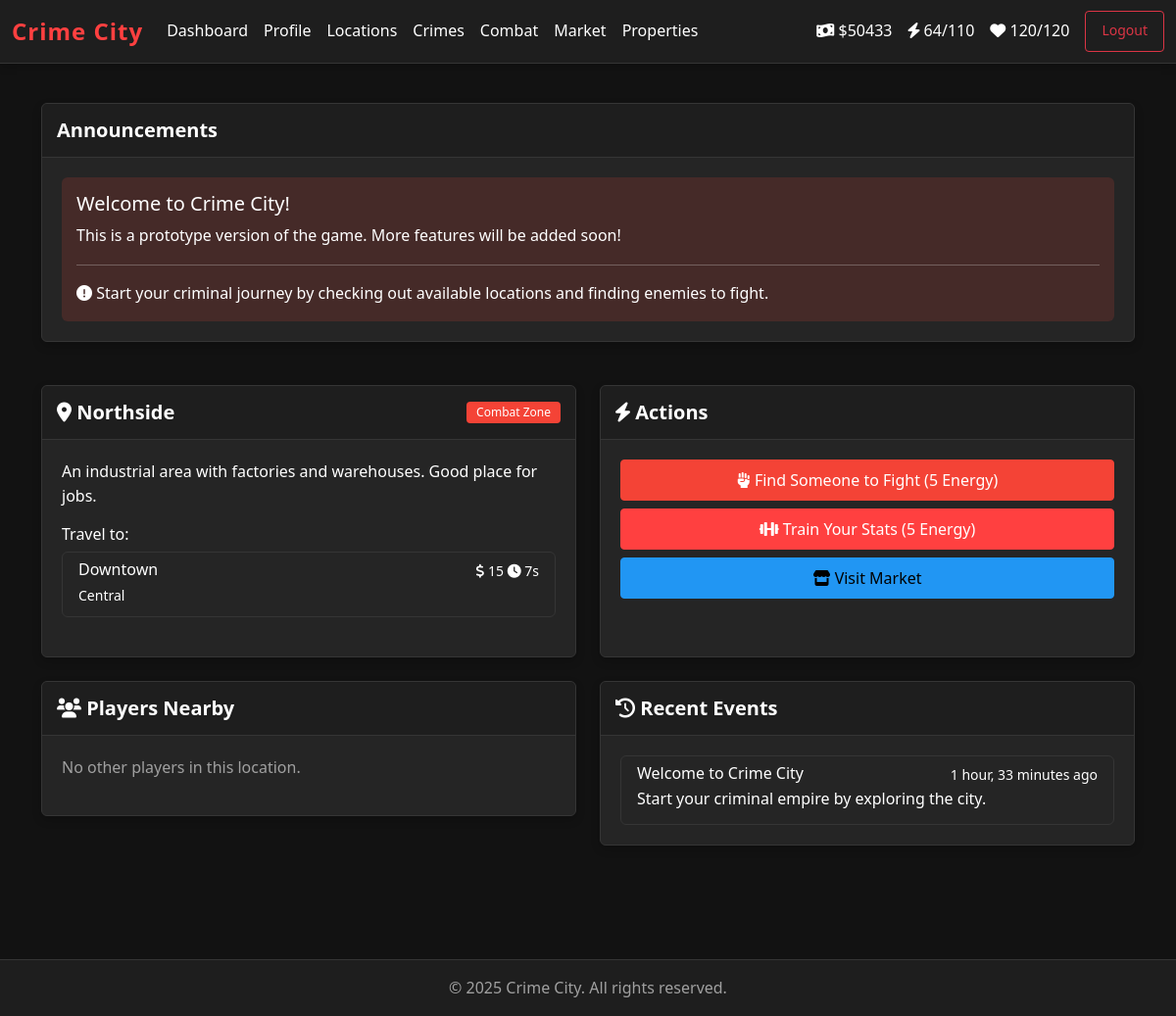
The app's page / (signed in) with its own data.
### game/models/player.py (models this page shows, shortened)
class Player(models.Model):
    user = models.OneToOneField(User, on_delete=models.CASCADE, related_name='player')
    nickname = models.CharField(max_length=50, unique=True)
    level = models.PositiveIntegerField(default=1)
    experience = models.PositiveIntegerField(default=0)
    cash = models.BigIntegerField(default=1000)
    bank_balance = models.BigIntegerField(default=0)
    strength = models.PositiveIntegerField(default=10)
    defense = models.PositiveIntegerField(default=10)
    speed = models.PositiveIntegerField(default=10)
    dexterity = models.PositiveIntegerField(default=10)
    intelligence = models.PositiveIntegerField(default=10)
    energy = models.PositiveIntegerField(default=100)
    max_energy = models.PositiveIntegerField(default=100)
    health = models.PositiveIntegerField(default=100)
    max_health = models.PositiveIntegerField(default=100)
    current_location = models.ForeignKey(
        'Location',
        on_delete=models.SET_NULL,
        null=True,
        related_name='players_present'
    )
    is_in_hospital = models.BooleanField(default=False)
    hospital_release_time = models.DateTimeField(null=True, blank=True)
    is_in_jail = models.BooleanField(default=False)
    jail_release_time = models.DateTimeField(null=True, blank=True)
    created_at = models.DateTimeField(default=timezone.now)
    last_energy_refill = models.DateTimeField(default=timezone.now)
    last_health_refill = models.DateTimeField(default=timezone.now)
    def regenerate_energy(self):
        now = timezone.now()
        time_diff = now - self.last_energy_refill
        energy_to_add = min(
            self.max_energy - self.energy,
            time_diff.total_seconds() // 300
        )
        if energy_to_add > 0:
            self.energy += int(energy_to_add)
            self.last_energy_refill = now - timezone.timedelta(
                seconds=(time_diff.total_seconds() % 300)
            )
            self.save()
    def regenerate_health(self):
        now = timezone.now()
        time_diff = now - self.last_health_refill
        health_to_add = min(
            self.max_health - self.health,
            time_diff.total_seconds() // 600
        )
        if health_to_add > 0:
            self.health += int(health_to_add)
            self.last_health_refill = now - timezone.timedelta(
                seconds=(time_diff.total_seconds() % 600)
            )
            self.save()
    def check_status(self):
        now = timezone.now()
        if self.is_in_hospital and now >= self.hospital_release_time:
            self.is_in_hospital = False
            self.health = self.max_health
            self.hospital_release_time = None
        if self.is_in_jail and now >= self.jail_release_time:
            self.is_in_jail = False
            self.jail_release_time = None
        if self.is_in_hospital or self.is_in_jail:
            self.save()
    class Meta:
        db_table = 'game_player'

### game/models/location.py (models this page shows, shortened)
class Location(models.Model):
    name = models.CharField(max_length=100)
    description = models.TextField()
    image = models.CharField(max_length=200, null=True, blank=True)  # Path to image
    is_safe_zone = models.BooleanField(default=False)  # No PvP combat allowed
    energy_cost = models.PositiveIntegerField(default=1)  # Energy cost to perform actions here
    min_level = models.PositiveIntegerField(default=1)  # Minimum player level to access
    district = models.CharField(max_length=100, null=True, blank=True)
    class Meta:
        db_table = 'game_location'

class LocationConnection(models.Model):
    from_location = models.ForeignKey(
        Location,
        on_delete=models.CASCADE,
        related_name='connections_from'
    )
    to_location = models.ForeignKey(
        Location,
        on_delete=models.CASCADE,
        related_name='connections_to'
    )
    travel_time = models.PositiveIntegerField(default=0)  # Travel time in seconds
    travel_cost = models.PositiveIntegerField(default=0)  # Cost to travel
    class Meta:
        unique_together = ('from_location', 'to_location')
        db_table = 'game_location_connection'

### game/views/player_views.py (the view)
# urls.py: path('', dashboard_view, name='dashboard'),
@login_required
def dashboard_view(request):
    player = request.user.player
    connected_locations = LocationConnection.objects.filter(
        from_location=player.current_location
    ).select_related('to_location')
    nearby_players = Player.objects.filter(
        current_location=player.current_location
    ).exclude(id=player.id)[:10]
    nearby_properties = []
    recent_events = [
        {
            'title': 'Welcome to Crime City',
            'description': 'Start your criminal empire by exploring the city.',
            'timestamp': player.created_at
        }
    ]
    context = {
        'player': player,
        'connected_locations': connected_locations,
        'nearby_players': nearby_players,
        'nearby_properties': nearby_properties,
        'recent_events': recent_events
    }
    return render(request, 'game/dashboard.html', context)

### game/templates/game/dashboard.html (shortened to what this page needs)
{% extends "game/base.html" %}
{% block content %}
<div class="row">
    <div class="col-md-12 mb-4">
        <div class="card">
            <div class="card-header">
                <h5 class="mb-0">Announcements</h5>
            </div>
            <div class="card-body">
                <div class="alert alert-danger mb-0">
                    <h5 class="alert-heading">Welcome to Crime City!</h5>
                    <p>This is a prototype version of the game. More features will be added soon!</p>
                    <hr>
                    <p class="mb-0">
                        <i class="fas fa-exclamation-circle"></i>
                        Start your criminal journey by checking out available locations and finding enemies to fight.
                    </p>
                </div>
            </div>
        </div>
    </div>
    <div class="col-md-6 mb-4">
        <div class="card h-100">
            <div class="card-header d-flex justify-content-between align-items-center">
                <h5 class="mb-0">
                    <i class="fas fa-map-marker-alt"></i>
                    {{ player.current_location.name }}
                </h5>
                <span class="badge {% if player.current_location.is_safe_zone %}bg-success{% else %}bg-danger{% endif %}">
                    {% if player.current_location.is_safe_zone %}Safe Zone{% else %}Combat Zone{% endif %}
                </span>
            </div>
            <div class="card-body">
                <p>{{ player.current_location.description }}</p>
                {% if connected_locations %}
                <h6>Travel to:</h6>
                <div class="list-group">
                    {% for connection in connected_locations %}
                    <a href="{% url 'travel' location_id=connection.to_location.id %}" class="list-group-item list-group-item-action">
                        <div class="d-flex w-100 justify-content-between">
                            <h6 class="mb-1">{{ connection.to_location.name }}</h6>
                            <small>
                                {% if connection.travel_cost > 0 %}
                                <i class="fas fa-dollar-sign"></i> {{ connection.travel_cost }}
                                {% endif %}
                                {% if connection.travel_time > 0 %}
                                <i class="fas fa-clock"></i> {{ connection.travel_time }}s
                                {% endif %}
                            </small>
                        </div>
                        <small>{{ connection.to_location.district }}</small>
                    </a>
                    {% endfor %}
                </div>
                {% else %}
                <p class="text-muted">No connected locations available.</p>
                {% endif %}
            </div>
        </div>
    </div>
    <div class="col-md-6 mb-4">
        <div class="card h-100">
            <div class="card-header">
                <h5 class="mb-0"><i class="fas fa-bolt"></i> Actions</h5>
            </div>
            <div class="card-body">
                <div class="d-grid gap-2">
                    {% if player.current_location.is_safe_zone == False %}
                    <a href="{% url 'combat' %}" class="btn btn-danger">
                        <i class="fas fa-fist-raised"></i> Find Someone to Fight (5 Energy)
                    </a>
                    {% endif %}
                    <a href="{% url 'train' %}" class="btn btn-primary">
                        <i class="fas fa-dumbbell"></i> Train Your Stats (5 Energy)
                    </a>
                    <a href="{% url 'market' %}" class="btn btn-info">
                        <i class="fas fa-store"></i> Visit Market
                    </a>
                </div>
            </div>
        </div>
    </div>
    <div class="col-md-6 mb-4">
        <div class="card">
            <div class="card-header">
                <h5 class="mb-0"><i class="fas fa-users"></i> Players Nearby</h5>
            </div>
            <div class="card-body">
                {% if nearby_players %}
                <div class="list-group">
                    {% for nearby_player in nearby_players %}
                    {% if nearby_player.id != player.id %}
                    <div class="list-group-item">
                        <div class="d-flex justify-content-between align-items-center">
                            <div>
                                <h6 class="mb-0">{{ nearby_player.nickname }}</h6>
                                <small>Level {{ nearby_player.level }}</small>
                            </div>
                            {% if not player.current_location.is_safe_zone %}
                            <a href="{% url 'attack_player' player_id=nearby_player.id %}" class="btn btn-sm btn-danger">
                                <i class="fas fa-crosshairs"></i> Attack
                            </a>
                            {% endif %}
                        </div>
                    </div>
                    {% endif %}
                    {% endfor %}
                </div>
                {% else %}
                <p class="text-muted">No other players in this location.</p>
                {% endif %}
            </div>
        </div>
    </div>
    <div class="col-md-6 mb-4">
        <div class="card">
            <div class="card-header">
                <h5 class="mb-0"><i class="fas fa-history"></i> Recent Events</h5>
            </div>
            <div class="card-body">
                {% if recent_events %}
                <div class="list-group">
                    {% for event in recent_events %}
                    <div class="list-group-item">
                        <div class="d-flex w-100 justify-content-between">
                            <h6 class="mb-1">{{ event.title }}</h6>
                            <small>{{ event.timestamp|timesince }} ago</small>
                        </div>
                        <p class="mb-1">{{ event.description }}</p>
                    </div>
                    {% endfor %}
                </div>
                {% else %}
                <p class="text-muted">No recent events to display.</p>
                {% endif %}
            </div>
        </div>
    </div>
</div>
{% endblock %}

### game/templates/game/base.html (shortened to what this page needs)
{% load game_extras %}
{% load static %}
<!DOCTYPE html>
<html lang="en">
<head>
    <link href="https://cdn.jsdelivr.net/npm/bootstrap@5.3.0/dist/css/bootstrap.min.css" rel="stylesheet">
    <link rel="stylesheet" href="https://cdnjs.cloudflare.com/ajax/libs/font-awesome/6.0.0-beta3/css/all.min.css">
    <link rel="stylesheet" href="{% static 'css/style.css' %}">
</head>
<body>
    {% if user.is_authenticated %}
    <nav class="navbar navbar-expand-lg navbar-dark">
        <div class="container-fluid">
            <a class="navbar-brand" href="{% url 'dashboard' %}">Crime City</a>
            <div class="collapse navbar-collapse" id="navbarNav">
                <ul class="navbar-nav me-auto">
                    <li class="nav-item">
                        <a class="nav-link" href="{% url 'dashboard' %}">Dashboard</a>
                    </li>
                    <li class="nav-item">
                        <a class="nav-link" href="{% url 'profile' %}">Profile</a>
                    </li>
                    <li class="nav-item">
                        <a class="nav-link" href="{% url 'locations' %}">Locations</a>
                    </li>
                    <li class="nav-item">
                        <a class="nav-link" href="{% url 'crimes' %}">Crimes</a>
                    </li>
                    <li class="nav-item">
                        <a class="nav-link" href="{% url 'combat' %}">Combat</a>
                    </li>
                    <li class="nav-item">
                        <a class="nav-link" href="{% url 'market' %}">Market</a>
                    </li>
                    <li class="nav-item">
                        <a class="nav-link" href="{% url 'property' %}">Properties</a>
                    </li>
                </ul>
                <div class="d-flex" id="playerStats">
                    <div class="navbar-text me-3">
                        <i class="fa-solid fa-money-bill-wave"></i> $<span id="player-cash" data-player-stat="cash">{% if player %}{{ player.cash }}{% else %}0{% endif %}</span>
                    </div>
                    <div class="navbar-text me-3">
                        <i class="fa-solid fa-bolt"></i> <span id="player-energy" data-player-stat="energy">{% if player %}{{ player.energy }}/{{ player.max_energy }}{% else %}0/0{% endif %}</span>
                    </div>
                    <div class="navbar-text me-3">
                        <i class="fa-solid fa-heart"></i> <span id="player-health-stat" data-player-stat="health">{% if player %}{{ player.health }}/{{ player.max_health }}{% else %}0/0{% endif %}</span>
                    </div>
                    <a class="btn btn-outline-danger btn-sm" href="{% url 'logout' %}">Logout</a>
                </div>
            </div>
        </div>
    </nav>
    {% endif %}
    <main class="container py-4">
        {% block content %}{% endblock %}
    </main>
    <footer class="mt-5 py-3 text-center">
        <div class="container">
            <p class="mb-0">&copy; {% now "Y" %} Crime City. All rights reserved.</p>
        </div>
    </footer>
</body>
</html>

### records on screen
Player: cash "50433", energy "64", max_energy "110", health "120", max_health "120", current_location.name "Northside", current_location.description "An industrial area with factories and warehouses. Good place for jobs.", timestamp "1 hour, 33 minutes"
LocationConnection: to_location.name "Downtown", travel_cost "15", travel_time "7", to_location.district "Central"

### other values on screen
{{ event.title }} "Welcome to Crime City"
{{ event.description }} "Start your criminal empire by exploring the city."
